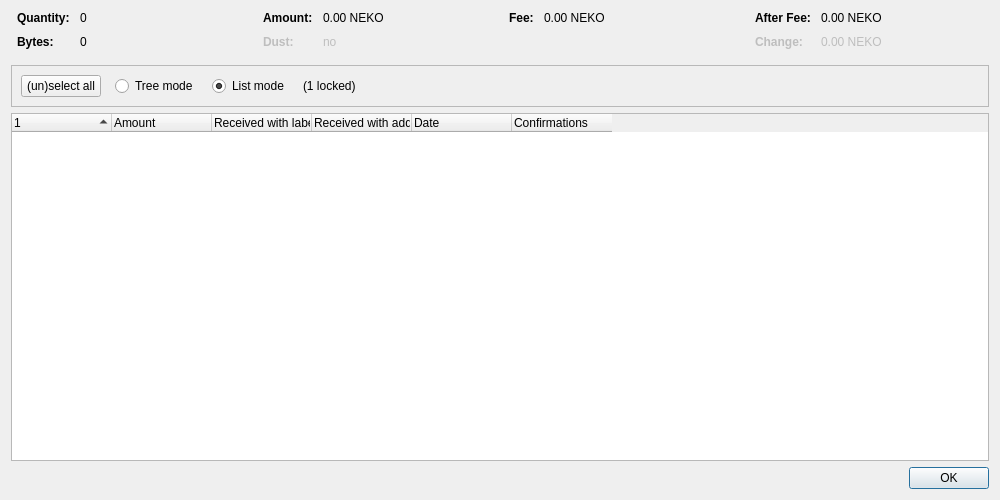
<?xml version="1.0" encoding="UTF-8"?>
<ui version="4.0">
 <class>CoinControlDialog</class>
 <widget class="QDialog" name="CoinControlDialog">
  <property name="geometry">
   <rect>
    <x>0</x>
    <y>0</y>
    <width>1000</width>
    <height>500</height>
   </rect>
  </property>
  <property name="windowTitle">
   <string>Coin Selection</string>
  </property>
  <layout class="QVBoxLayout" name="verticalLayout">
   <item>
    <layout class="QHBoxLayout" name="horizontalLayoutTop" stretch="0,0,0,0">
     <property name="topMargin">
      <number>0</number>
     </property>
     <property name="bottomMargin">
      <number>10</number>
     </property>
     <item>
      <layout class="QFormLayout" name="formLayoutCoinControl1">
       <property name="horizontalSpacing">
        <number>10</number>
       </property>
       <property name="verticalSpacing">
        <number>10</number>
       </property>
       <property name="leftMargin">
        <number>6</number>
       </property>
       <property name="rightMargin">
        <number>6</number>
       </property>
       <item row="0" column="0">
        <widget class="QLabel" name="labelCoinControlQuantityText">
         <property name="font">
          <font>
           <weight>75</weight>
           <bold>true</bold>
          </font>
         </property>
         <property name="text">
          <string>Quantity:</string>
         </property>
        </widget>
       </item>
       <item row="0" column="1">
        <widget class="QLabel" name="labelCoinControlQuantity">
         <property name="cursor">
          <cursorShape>IBeamCursor</cursorShape>
         </property>
         <property name="contextMenuPolicy">
          <enum>Qt::ActionsContextMenu</enum>
         </property>
         <property name="text">
          <string notr="true">0</string>
         </property>
         <property name="textInteractionFlags">
          <set>Qt::LinksAccessibleByMouse|Qt::TextSelectableByKeyboard|Qt::TextSelectableByMouse</set>
         </property>
        </widget>
       </item>
       <item row="1" column="0">
        <widget class="QLabel" name="labelCoinControlBytesText">
         <property name="font">
          <font>
           <weight>75</weight>
           <bold>true</bold>
          </font>
         </property>
         <property name="text">
          <string>Bytes:</string>
         </property>
        </widget>
       </item>
       <item row="1" column="1">
        <widget class="QLabel" name="labelCoinControlBytes">
         <property name="cursor">
          <cursorShape>IBeamCursor</cursorShape>
         </property>
         <property name="contextMenuPolicy">
          <enum>Qt::ActionsContextMenu</enum>
         </property>
         <property name="text">
          <string notr="true">0</string>
         </property>
         <property name="textInteractionFlags">
          <set>Qt::LinksAccessibleByMouse|Qt::TextSelectableByKeyboard|Qt::TextSelectableByMouse</set>
         </property>
        </widget>
       </item>
      </layout>
     </item>
     <item>
      <layout class="QFormLayout" name="formLayoutCoinControl2">
       <property name="horizontalSpacing">
        <number>10</number>
       </property>
       <property name="verticalSpacing">
        <number>10</number>
       </property>
       <property name="leftMargin">
        <number>6</number>
       </property>
       <property name="rightMargin">
        <number>6</number>
       </property>
       <item row="0" column="0">
        <widget class="QLabel" name="labelCoinControlAmountText">
         <property name="font">
          <font>
           <weight>75</weight>
           <bold>true</bold>
          </font>
         </property>
         <property name="text">
          <string>Amount:</string>
         </property>
        </widget>
       </item>
       <item row="0" column="1">
        <widget class="QLabel" name="labelCoinControlAmount">
         <property name="cursor">
          <cursorShape>IBeamCursor</cursorShape>
         </property>
         <property name="contextMenuPolicy">
          <enum>Qt::ActionsContextMenu</enum>
         </property>
         <property name="text">
          <string notr="true">0.00 NEKO</string>
         </property>
         <property name="textInteractionFlags">
          <set>Qt::LinksAccessibleByMouse|Qt::TextSelectableByKeyboard|Qt::TextSelectableByMouse</set>
         </property>
        </widget>
       </item>
       <item row="1" column="0">
        <widget class="QLabel" name="labelCoinControlLowOutputText">
         <property name="enabled">
          <bool>false</bool>
         </property>
         <property name="font">
          <font>
           <weight>75</weight>
           <bold>true</bold>
          </font>
         </property>
         <property name="text">
          <string>Dust:</string>
         </property>
        </widget>
       </item>
       <item row="1" column="1">
        <widget class="QLabel" name="labelCoinControlLowOutput">
         <property name="enabled">
          <bool>false</bool>
         </property>
         <property name="cursor">
          <cursorShape>IBeamCursor</cursorShape>
         </property>
         <property name="contextMenuPolicy">
          <enum>Qt::ActionsContextMenu</enum>
         </property>
         <property name="text">
          <string notr="true">no</string>
         </property>
         <property name="textInteractionFlags">
          <set>Qt::LinksAccessibleByMouse|Qt::TextSelectableByKeyboard|Qt::TextSelectableByMouse</set>
         </property>
        </widget>
       </item>
      </layout>
     </item>
     <item>
      <layout class="QFormLayout" name="formLayoutCoinControl3">
       <property name="horizontalSpacing">
        <number>10</number>
       </property>
       <property name="verticalSpacing">
        <number>10</number>
       </property>
       <property name="leftMargin">
        <number>6</number>
       </property>
       <property name="rightMargin">
        <number>6</number>
       </property>
       <item row="0" column="0">
        <widget class="QLabel" name="labelCoinControlFeeText">
         <property name="font">
          <font>
           <weight>75</weight>
           <bold>true</bold>
          </font>
         </property>
         <property name="text">
          <string>Fee:</string>
         </property>
        </widget>
       </item>
       <item row="0" column="1">
        <widget class="QLabel" name="labelCoinControlFee">
         <property name="cursor">
          <cursorShape>IBeamCursor</cursorShape>
         </property>
         <property name="contextMenuPolicy">
          <enum>Qt::ActionsContextMenu</enum>
         </property>
         <property name="text">
          <string notr="true">0.00 NEKO</string>
         </property>
         <property name="textInteractionFlags">
          <set>Qt::LinksAccessibleByMouse|Qt::TextSelectableByKeyboard|Qt::TextSelectableByMouse</set>
         </property>
        </widget>
       </item>
      </layout>
     </item>
     <item>
      <layout class="QFormLayout" name="formLayoutCoinControl4">
       <property name="horizontalSpacing">
        <number>10</number>
       </property>
       <property name="verticalSpacing">
        <number>10</number>
       </property>
       <property name="leftMargin">
        <number>6</number>
       </property>
       <property name="rightMargin">
        <number>6</number>
       </property>
       <item row="0" column="0">
        <widget class="QLabel" name="labelCoinControlAfterFeeText">
         <property name="font">
          <font>
           <weight>75</weight>
           <bold>true</bold>
          </font>
         </property>
         <property name="text">
          <string>After Fee:</string>
         </property>
        </widget>
       </item>
       <item row="0" column="1">
        <widget class="QLabel" name="labelCoinControlAfterFee">
         <property name="cursor">
          <cursorShape>IBeamCursor</cursorShape>
         </property>
         <property name="contextMenuPolicy">
          <enum>Qt::ActionsContextMenu</enum>
         </property>
         <property name="text">
          <string notr="true">0.00 NEKO</string>
         </property>
         <property name="textInteractionFlags">
          <set>Qt::LinksAccessibleByMouse|Qt::TextSelectableByKeyboard|Qt::TextSelectableByMouse</set>
         </property>
        </widget>
       </item>
       <item row="1" column="0">
        <widget class="QLabel" name="labelCoinControlChangeText">
         <property name="enabled">
          <bool>false</bool>
         </property>
         <property name="font">
          <font>
           <weight>75</weight>
           <bold>true</bold>
          </font>
         </property>
         <property name="text">
          <string>Change:</string>
         </property>
        </widget>
       </item>
       <item row="1" column="1">
        <widget class="QLabel" name="labelCoinControlChange">
         <property name="enabled">
          <bool>false</bool>
         </property>
         <property name="cursor">
          <cursorShape>IBeamCursor</cursorShape>
         </property>
         <property name="contextMenuPolicy">
          <enum>Qt::ActionsContextMenu</enum>
         </property>
         <property name="text">
          <string notr="true">0.00 NEKO</string>
         </property>
         <property name="textInteractionFlags">
          <set>Qt::LinksAccessibleByMouse|Qt::TextSelectableByKeyboard|Qt::TextSelectableByMouse</set>
         </property>
        </widget>
       </item>
      </layout>
     </item>
    </layout>
   </item>
   <item>
    <widget class="QFrame" name="frame">
     <property name="minimumSize">
      <size>
       <width>0</width>
       <height>40</height>
      </size>
     </property>
     <property name="frameShape">
      <enum>QFrame::StyledPanel</enum>
     </property>
     <property name="frameShadow">
      <enum>QFrame::Sunken</enum>
     </property>
     <layout class="QHBoxLayout" name="horizontalLayout">
      <item>
       <layout class="QHBoxLayout" name="horizontalLayoutPanel" stretch="0,0,0,0,0">
        <property name="spacing">
         <number>14</number>
        </property>
        <item>
         <widget class="QPushButton" name="pushButtonSelectAll">
          <property name="sizePolicy">
           <sizepolicy hsizetype="Maximum" vsizetype="Fixed">
            <horstretch>0</horstretch>
            <verstretch>0</verstretch>
           </sizepolicy>
          </property>
          <property name="text">
           <string>(un)select all</string>
          </property>
          <property name="autoDefault">
           <bool>false</bool>
          </property>
         </widget>
        </item>
        <item>
         <widget class="QRadioButton" name="radioTreeMode">
          <property name="sizePolicy">
           <sizepolicy hsizetype="Maximum" vsizetype="Fixed">
            <horstretch>0</horstretch>
            <verstretch>0</verstretch>
           </sizepolicy>
          </property>
          <property name="text">
           <string>Tree mode</string>
          </property>
         </widget>
        </item>
        <item>
         <widget class="QRadioButton" name="radioListMode">
          <property name="sizePolicy">
           <sizepolicy hsizetype="Maximum" vsizetype="Fixed">
            <horstretch>0</horstretch>
            <verstretch>0</verstretch>
           </sizepolicy>
          </property>
          <property name="text">
           <string>List mode</string>
          </property>
          <property name="checked">
           <bool>true</bool>
          </property>
         </widget>
        </item>
        <item>
         <widget class="QLabel" name="labelLocked">
          <property name="text">
           <string notr="true">(1 locked)</string>
          </property>
         </widget>
        </item>
        <item>
         <spacer name="horizontalSpacer">
          <property name="orientation">
           <enum>Qt::Horizontal</enum>
          </property>
          <property name="sizeHint" stdset="0">
           <size>
            <width>40</width>
            <height>20</height>
           </size>
          </property>
         </spacer>
        </item>
       </layout>
      </item>
     </layout>
    </widget>
   </item>
   <item>
    <widget class="CoinControlTreeWidget" name="treeWidget">
     <property name="contextMenuPolicy">
      <enum>Qt::CustomContextMenu</enum>
     </property>
     <property name="sortingEnabled">
      <bool>false</bool>
     </property>
     <property name="columnCount">
      <number>6</number>
     </property>
     <attribute name="headerShowSortIndicator" stdset="0">
      <bool>true</bool>
     </attribute>
     <attribute name="headerStretchLastSection">
      <bool>false</bool>
     </attribute>
     <column>
      <property name="text">
       <string/>
      </property>
     </column>
     <column>
      <property name="text">
       <string>Amount</string>
      </property>
     </column>
     <column>
      <property name="text">
       <string>Received with label</string>
      </property>
     </column>
     <column>
      <property name="text">
       <string>Received with address</string>
      </property>
     </column>
     <column>
      <property name="text">
       <string>Date</string>
      </property>
     </column>
     <column>
      <property name="text">
       <string>Confirmations</string>
      </property>
      <property name="toolTip">
       <string>Confirmed</string>
      </property>
     </column>
     <column>
      <property name="text">
       <string/>
      </property>
     </column>
     <column>
      <property name="text">
       <string/>
      </property>
     </column>
     <column>
      <property name="text">
       <string/>
      </property>
     </column>
     <column>
      <property name="text">
       <string/>
      </property>
     </column>
    </widget>
   </item>
   <item>
    <widget class="QDialogButtonBox" name="buttonBox">
     <property name="orientation">
      <enum>Qt::Horizontal</enum>
     </property>
     <property name="standardButtons">
      <set>QDialogButtonBox::Ok</set>
     </property>
    </widget>
   </item>
  </layout>
 </widget>
 <customwidgets>
  <customwidget>
   <class>CoinControlTreeWidget</class>
   <extends>QTreeWidget</extends>
   <header>qt/coincontroltreewidget.h</header>
  </customwidget>
 </customwidgets>
 <resources/>
 <connections/>
</ui>
